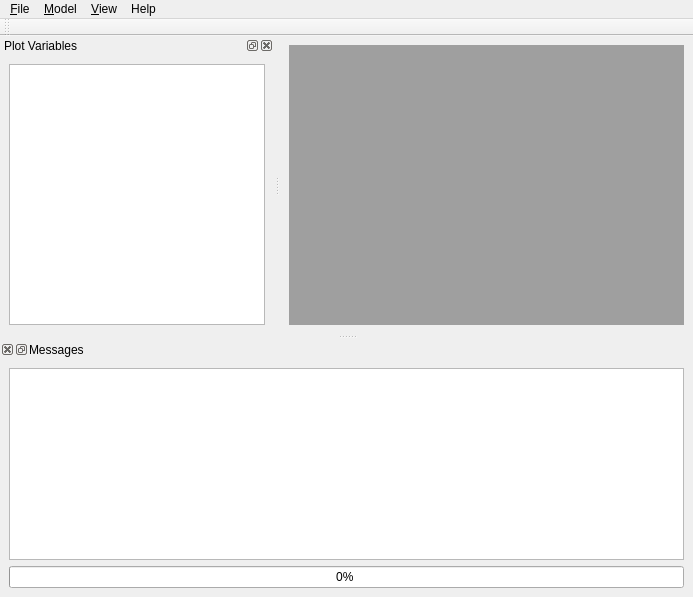
<?xml version="1.0" encoding="UTF-8"?>
<ui version="4.0">
 <class>MmomeGuiForm</class>
 <widget class="QMainWindow" name="MmomeGuiForm">
  <property name="geometry">
   <rect>
    <x>0</x>
    <y>0</y>
    <width>693</width>
    <height>597</height>
   </rect>
  </property>
  <property name="windowTitle">
   <string>QSS Solver</string>
  </property>
  <property name="windowIcon">
   <iconset resource="../mmome.qrc">
    <normaloff>:/images/integrator.svg</normaloff>:/images/integrator.svg</iconset>
  </property>
  <property name="toolTip">
   <string>QSS Solver</string>
  </property>
  <widget class="QWidget" name="centralwidget">
   <layout class="QVBoxLayout" name="verticalLayout">
    <item>
     <widget class="QMdiArea" name="mdiArea"/>
    </item>
   </layout>
  </widget>
  <widget class="QMenuBar" name="menubar">
   <property name="geometry">
    <rect>
     <x>0</x>
     <y>0</y>
     <width>693</width>
     <height>25</height>
    </rect>
   </property>
   <widget class="QMenu" name="menu_File">
    <property name="title">
     <string>&amp;File</string>
    </property>
    <addaction name="action_New"/>
    <addaction name="action_Load"/>
    <addaction name="separator"/>
    <addaction name="actionImport"/>
    <addaction name="actionSettings"/>
    <addaction name="separator"/>
    <addaction name="action_Save"/>
    <addaction name="action_Save_As"/>
    <addaction name="actionSa_ve_All"/>
   </widget>
   <widget class="QMenu" name="menuModel">
    <property name="title">
     <string>&amp;Model</string>
    </property>
    <addaction name="actionCompileAndRun"/>
    <addaction name="actionRun"/>
    <addaction name="actionDebug"/>
    <addaction name="actionAbort"/>
    <addaction name="separator"/>
    <addaction name="actionLog"/>
    <addaction name="actionClear_Log"/>
    <addaction name="actionGraphics"/>
    <addaction name="separator"/>
   </widget>
   <widget class="QMenu" name="menu_View">
    <property name="title">
     <string>&amp;View</string>
    </property>
    <addaction name="separator"/>
    <addaction name="actionClear_Messages"/>
   </widget>
   <widget class="QMenu" name="menuHelp">
    <property name="title">
     <string>Help</string>
    </property>
    <addaction name="actionMicroModelica_Language_Scpefication"/>
    <addaction name="actionQSS_Solver_Engine_Documentation"/>
    <addaction name="actionMicroModelica_Compiler_Documentation"/>
    <addaction name="actionSBML_Translator_Documentation"/>
    <addaction name="separator"/>
    <addaction name="actionAbout"/>
   </widget>
   <addaction name="menu_File"/>
   <addaction name="menuModel"/>
   <addaction name="menu_View"/>
   <addaction name="menuHelp"/>
  </widget>
  <widget class="QToolBar" name="_model_toolbar">
   <property name="windowTitle">
    <string>toolBar</string>
   </property>
   <attribute name="toolBarArea">
    <enum>TopToolBarArea</enum>
   </attribute>
   <attribute name="toolBarBreak">
    <bool>false</bool>
   </attribute>
  </widget>
  <widget class="QDockWidget" name="_model_plot">
   <property name="windowTitle">
    <string>Plot Variables</string>
   </property>
   <attribute name="dockWidgetArea">
    <number>1</number>
   </attribute>
   <widget class="QWidget" name="dockWidgetContents">
    <layout class="QVBoxLayout" name="verticalLayout_2">
     <item>
      <widget class="QTreeView" name="_model_variables"/>
     </item>
    </layout>
   </widget>
  </widget>
  <widget class="QDockWidget" name="_model_messages">
   <property name="layoutDirection">
    <enum>Qt::RightToLeft</enum>
   </property>
   <property name="windowTitle">
    <string>Messages</string>
   </property>
   <attribute name="dockWidgetArea">
    <number>8</number>
   </attribute>
   <widget class="QWidget" name="dockWidgetContents_2">
    <layout class="QGridLayout" name="gridLayout">
     <item row="1" column="3">
      <widget class="QProgressBar" name="_sim_progress">
       <property name="layoutDirection">
        <enum>Qt::LeftToRight</enum>
       </property>
       <property name="value">
        <number>0</number>
       </property>
       <property name="invertedAppearance">
        <bool>false</bool>
       </property>
       <property name="format">
        <string>%p% </string>
       </property>
      </widget>
     </item>
     <item row="0" column="3">
      <widget class="QTextEdit" name="_compiler_msg">
       <property name="enabled">
        <bool>true</bool>
       </property>
       <property name="acceptDrops">
        <bool>false</bool>
       </property>
       <property name="toolTip">
        <string>MMO compiler messages.</string>
       </property>
      </widget>
     </item>
    </layout>
   </widget>
  </widget>
  <action name="action_New">
   <property name="icon">
    <iconset resource="../mmome.qrc">
     <normaloff>:/images/newFile.png</normaloff>:/images/newFile.png</iconset>
   </property>
   <property name="text">
    <string>&amp;New</string>
   </property>
   <property name="shortcut">
    <string>Ctrl+N</string>
   </property>
  </action>
  <action name="action_Load">
   <property name="icon">
    <iconset resource="../mmome.qrc">
     <normaloff>:/images/editfile.png</normaloff>:/images/editfile.png</iconset>
   </property>
   <property name="text">
    <string>&amp;Load</string>
   </property>
   <property name="shortcut">
    <string>Ctrl+L</string>
   </property>
  </action>
  <action name="action_Save">
   <property name="icon">
    <iconset resource="../mmome.qrc">
     <normaloff>:/images/document_save.png</normaloff>:/images/document_save.png</iconset>
   </property>
   <property name="text">
    <string>&amp;Save</string>
   </property>
   <property name="shortcut">
    <string>Ctrl+S</string>
   </property>
  </action>
  <action name="action_Save_As">
   <property name="icon">
    <iconset resource="../mmome.qrc">
     <normaloff>:/images/saveas.png</normaloff>:/images/saveas.png</iconset>
   </property>
   <property name="text">
    <string>S&amp;ave As</string>
   </property>
   <property name="shortcut">
    <string>Ctrl+Shift+S</string>
   </property>
  </action>
  <action name="action_Settings">
   <property name="icon">
    <iconset resource="../mmome.qrc">
     <normaloff>:/images/settings.png</normaloff>:/images/settings.png</iconset>
   </property>
   <property name="text">
    <string>Se&amp;ttings</string>
   </property>
   <property name="shortcut">
    <string>Ctrl+T</string>
   </property>
  </action>
  <action name="actionExit">
   <property name="text">
    <string>Exit</string>
   </property>
   <property name="shortcut">
    <string>Ctrl+Q</string>
   </property>
  </action>
  <action name="actionCompileAndRun">
   <property name="icon">
    <iconset resource="../mmome.qrc">
     <normaloff>:/images/run.png</normaloff>:/images/run.png</iconset>
   </property>
   <property name="text">
    <string>Compile and Run</string>
   </property>
   <property name="toolTip">
     <string>Compile and Run</string>
   </property>
   <property name="shortcut">
    <string>F5</string>
   </property>
  </action>
  <action name="actionAbort">
   <property name="icon">
    <iconset resource="../mmome.qrc">
     <normaloff>:/images/cancel.png</normaloff>:/images/cancel.png</iconset>
   </property>
   <property name="text">
    <string>Abort</string>
   </property>
   <property name="shortcut">
    <string>F6</string>
   </property>
  </action>
  <action name="actionLog">
   <property name="icon">
    <iconset resource="../mmome.qrc">
     <normaloff>:/images/log.png</normaloff>:/images/log.png</iconset>
   </property>
   <property name="text">
    <string>Log</string>
   </property>
   <property name="shortcut">
    <string>F7</string>
   </property>
  </action>
  <action name="actionGraphics">
   <property name="icon">
    <iconset resource="../mmome.qrc">
     <normaloff>:/images/gnuplot.png</normaloff>:/images/gnuplot.png</iconset>
   </property>
   <property name="text">
    <string>Graphics</string>
   </property>
   <property name="shortcut">
    <string>F8</string>
   </property>
  </action>
  <action name="action_Plot">
   <property name="text">
    <string>&amp;Plot</string>
   </property>
  </action>
  <action name="action_Console">
   <property name="text">
    <string>&amp;Console</string>
   </property>
  </action>
  <action name="actionSa_ve_All">
   <property name="icon">
    <iconset resource="../mmome.qrc">
     <normaloff>:/images/save_all.png</normaloff>:/images/save_all.png</iconset>
   </property>
   <property name="text">
    <string>Sa&amp;ve All</string>
   </property>
  </action>
  <action name="actionDebug">
   <property name="icon">
    <iconset resource="../mmome.qrc">
     <normaloff>:/images/debug.png</normaloff>:/images/debug.png</iconset>
   </property>
   <property name="text">
    <string>Debug</string>
   </property>
   <property name="shortcut">
    <string>Shift+F5</string>
   </property>
  </action>
  <action name="actionClear_Messages">
   <property name="text">
    <string>Clear Messages</string>
   </property>
  </action>
  <action name="actionClear_Log">
   <property name="icon">
    <iconset resource="../mmome.qrc">
     <normaloff>:/images/clear.png</normaloff>:/images/clear.png</iconset>
   </property>
   <property name="text">
    <string>Clear Log</string>
   </property>
  </action>
  <action name="actionFirst_Error">
   <property name="icon">
    <iconset>
     <normaloff>:/images/prev.png</normaloff>:/images/prev.png</iconset>
   </property>
   <property name="text">
    <string>Prev Error</string>
   </property>
   <property name="shortcut">
    <string>F3</string>
   </property>
  </action>
  <action name="actionNext_Error">
   <property name="icon">
    <iconset>
     <normaloff>:/images/next.png</normaloff>:/images/next.png</iconset>
   </property>
   <property name="text">
    <string>Next Error</string>
   </property>
   <property name="shortcut">
    <string>F4</string>
   </property>
  </action>
  <action name="actionRun">
   <property name="icon">
    <iconset resource="../mmome.qrc">
     <normaloff>:/images/run_copy.png</normaloff>:/images/run_copy.png</iconset>
   </property>
   <property name="text">
    <string>Run</string>
   </property>
   <property name="shortcut">
    <string>F9</string>
   </property>
  </action>
  <action name="actionImport">
   <property name="icon">
    <iconset resource="../mmome.qrc">
     <normaloff>:/images/ImportFile.png</normaloff>:/images/ImportFile.png</iconset>
   </property>
   <property name="text">
    <string>Import SBML file</string>
   </property>
  </action>
  <action name="actionCompile_Package">
   <property name="icon">
    <iconset resource="../mmome.qrc">
     <normaloff>:/images/compile.png</normaloff>:/images/compile.png</iconset>
   </property>
   <property name="text">
    <string>Compile Package</string>
   </property>
  </action>
  <action name="actionSettings">
   <property name="icon">
    <iconset resource="../mmome.qrc">
     <normaloff>:/images/settings.png</normaloff>:/images/settings.png</iconset>
   </property>
   <property name="text">
    <string>Settings</string>
   </property>
  </action>
  <action name="actionMicroModelica_Language_Scpefication">
   <property name="text">
    <string>MicroModelica Language  Specification </string>
   </property>
  </action>
  <action name="actionAbout">
   <property name="text">
    <string>About</string>
   </property>
  </action>
  <action name="actionQSS_Solver_Engine_Documentation">
   <property name="text">
    <string>QSS Solver Engine Documentation</string>
   </property>
  </action>
  <action name="actionMicroModelica_Compiler_Documentation">
   <property name="text">
    <string>MicroModelica Compiler Documentation</string>
   </property>
  </action>
  <action name="actionSBML_Translator_Documentation">
   <property name="text">
    <string>SBML Translator Documentation</string>
   </property>
  </action>
 </widget>
 <resources>
  <include location="../mmome.qrc"/>
 </resources>
 <connections/>
</ui>
